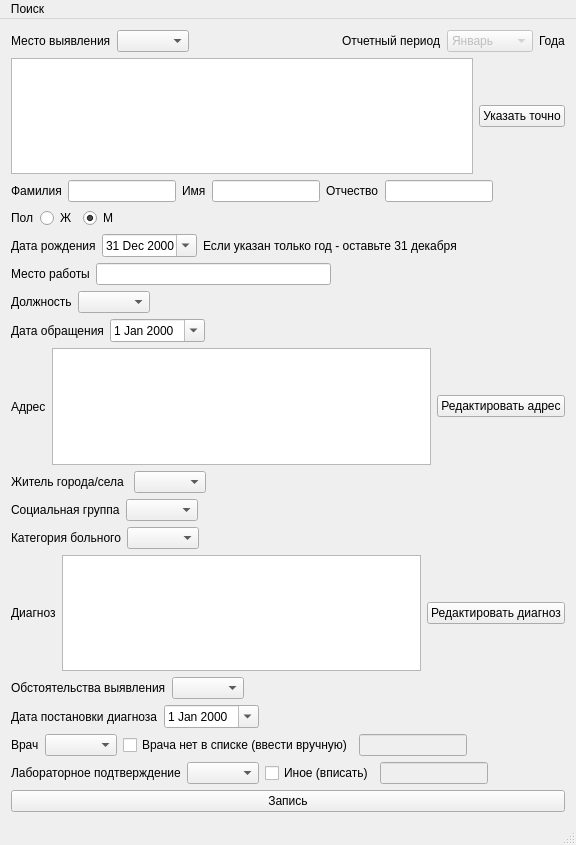
<?xml version="1.0" encoding="UTF-8"?>
<ui version="4.0">
 <class>MainWindow</class>
 <widget class="QMainWindow" name="MainWindow">
  <property name="geometry">
   <rect>
    <x>0</x>
    <y>0</y>
    <width>576</width>
    <height>845</height>
   </rect>
  </property>
  <property name="windowTitle">
   <string>SBD</string>
  </property>
  <widget class="QWidget" name="centralWidget">
   <layout class="QVBoxLayout" name="verticalLayout">
    <item>
     <layout class="QHBoxLayout" name="horizontalLayout_2">
      <item>
       <widget class="QLabel" name="label">
        <property name="text">
         <string>Место выявления</string>
        </property>
       </widget>
      </item>
      <item>
       <widget class="QComboBox" name="comboBox">
        <property name="sizePolicy">
         <sizepolicy hsizetype="Preferred" vsizetype="Fixed">
          <horstretch>0</horstretch>
          <verstretch>0</verstretch>
         </sizepolicy>
        </property>
       </widget>
      </item>
      <item>
       <spacer name="horizontalSpacer">
        <property name="orientation">
         <enum>Qt::Horizontal</enum>
        </property>
        <property name="sizeType">
         <enum>QSizePolicy::MinimumExpanding</enum>
        </property>
        <property name="sizeHint" stdset="0">
         <size>
          <width>40</width>
          <height>20</height>
         </size>
        </property>
       </spacer>
      </item>
      <item>
       <widget class="QLabel" name="label_2">
        <property name="text">
         <string>Отчетный период</string>
        </property>
       </widget>
      </item>
      <item>
       <widget class="QComboBox" name="comboBox_2">
        <property name="enabled">
         <bool>false</bool>
        </property>
        <item>
         <property name="text">
          <string>Январь</string>
         </property>
        </item>
        <item>
         <property name="text">
          <string>Февраль</string>
         </property>
        </item>
        <item>
         <property name="text">
          <string>Март</string>
         </property>
        </item>
        <item>
         <property name="text">
          <string>Апрель</string>
         </property>
        </item>
        <item>
         <property name="text">
          <string>Май</string>
         </property>
        </item>
        <item>
         <property name="text">
          <string>Июнь</string>
         </property>
        </item>
        <item>
         <property name="text">
          <string>Июль</string>
         </property>
        </item>
        <item>
         <property name="text">
          <string>Август</string>
         </property>
        </item>
        <item>
         <property name="text">
          <string>Сентябрь</string>
         </property>
        </item>
        <item>
         <property name="text">
          <string>Октябрь</string>
         </property>
        </item>
        <item>
         <property name="text">
          <string>Ноябрь</string>
         </property>
        </item>
        <item>
         <property name="text">
          <string>Декабрь</string>
         </property>
        </item>
       </widget>
      </item>
      <item>
       <widget class="QLabel" name="label_21">
        <property name="text">
         <string>Года</string>
        </property>
       </widget>
      </item>
     </layout>
    </item>
    <item>
     <layout class="QHBoxLayout" name="horizontalLayout">
      <item>
       <widget class="QTextBrowser" name="textBrowser"/>
      </item>
      <item>
       <widget class="QPushButton" name="pushButton">
        <property name="text">
         <string>Указать точно</string>
        </property>
       </widget>
      </item>
     </layout>
    </item>
    <item>
     <layout class="QHBoxLayout" name="horizontalLayout_3">
      <item>
       <widget class="QLabel" name="label_5">
        <property name="text">
         <string>Фамилия</string>
        </property>
       </widget>
      </item>
      <item>
       <widget class="QLineEdit" name="lineEdit"/>
      </item>
      <item>
       <widget class="QLabel" name="label_4">
        <property name="text">
         <string>Имя</string>
        </property>
       </widget>
      </item>
      <item>
       <widget class="QLineEdit" name="lineEdit_2"/>
      </item>
      <item>
       <widget class="QLabel" name="label_3">
        <property name="text">
         <string>Отчество</string>
        </property>
       </widget>
      </item>
      <item>
       <widget class="QLineEdit" name="lineEdit_3"/>
      </item>
      <item>
       <spacer name="horizontalSpacer_2">
        <property name="orientation">
         <enum>Qt::Horizontal</enum>
        </property>
        <property name="sizeHint" stdset="0">
         <size>
          <width>40</width>
          <height>20</height>
         </size>
        </property>
       </spacer>
      </item>
     </layout>
    </item>
    <item>
     <layout class="QHBoxLayout" name="horizontalLayout_4">
      <item>
       <widget class="QLabel" name="label_6">
        <property name="text">
         <string>Пол</string>
        </property>
       </widget>
      </item>
      <item>
       <widget class="QRadioButton" name="radioButton">
        <property name="text">
         <string>Ж</string>
        </property>
       </widget>
      </item>
      <item>
       <widget class="QRadioButton" name="radioButton_2">
        <property name="text">
         <string>М</string>
        </property>
        <property name="checked">
         <bool>true</bool>
        </property>
       </widget>
      </item>
      <item>
       <spacer name="horizontalSpacer_3">
        <property name="orientation">
         <enum>Qt::Horizontal</enum>
        </property>
        <property name="sizeHint" stdset="0">
         <size>
          <width>40</width>
          <height>20</height>
         </size>
        </property>
       </spacer>
      </item>
     </layout>
    </item>
    <item>
     <layout class="QHBoxLayout" name="horizontalLayout_5">
      <item>
       <widget class="QLabel" name="label_7">
        <property name="text">
         <string>Дата рождения</string>
        </property>
       </widget>
      </item>
      <item>
       <widget class="QDateEdit" name="dateEdit">
        <property name="dateTime">
         <datetime>
          <hour>0</hour>
          <minute>0</minute>
          <second>0</second>
          <year>2000</year>
          <month>12</month>
          <day>31</day>
         </datetime>
        </property>
        <property name="calendarPopup">
         <bool>true</bool>
        </property>
        <property name="date">
         <date>
          <year>2000</year>
          <month>12</month>
          <day>31</day>
         </date>
        </property>
       </widget>
      </item>
      <item>
       <widget class="QLabel" name="label_11">
        <property name="text">
         <string>Если указан только год - оставьте 31 декабря</string>
        </property>
       </widget>
      </item>
      <item>
       <spacer name="horizontalSpacer_4">
        <property name="orientation">
         <enum>Qt::Horizontal</enum>
        </property>
        <property name="sizeHint" stdset="0">
         <size>
          <width>40</width>
          <height>20</height>
         </size>
        </property>
       </spacer>
      </item>
     </layout>
    </item>
    <item>
     <layout class="QHBoxLayout" name="horizontalLayout_6">
      <item>
       <widget class="QLabel" name="label_8">
        <property name="text">
         <string>Место работы</string>
        </property>
       </widget>
      </item>
      <item>
       <widget class="QLineEdit" name="lineEdit_4"/>
      </item>
      <item>
       <spacer name="horizontalSpacer_5">
        <property name="orientation">
         <enum>Qt::Horizontal</enum>
        </property>
        <property name="sizeHint" stdset="0">
         <size>
          <width>40</width>
          <height>20</height>
         </size>
        </property>
       </spacer>
      </item>
     </layout>
    </item>
    <item>
     <layout class="QHBoxLayout" name="horizontalLayout_7">
      <item>
       <widget class="QLabel" name="label_9">
        <property name="text">
         <string>Должность</string>
        </property>
       </widget>
      </item>
      <item>
       <widget class="QComboBox" name="comboBox_3"/>
      </item>
      <item>
       <spacer name="horizontalSpacer_6">
        <property name="orientation">
         <enum>Qt::Horizontal</enum>
        </property>
        <property name="sizeHint" stdset="0">
         <size>
          <width>40</width>
          <height>20</height>
         </size>
        </property>
       </spacer>
      </item>
     </layout>
    </item>
    <item>
     <layout class="QHBoxLayout" name="horizontalLayout_8">
      <item>
       <widget class="QLabel" name="label_10">
        <property name="text">
         <string>Дата обращения</string>
        </property>
       </widget>
      </item>
      <item>
       <widget class="QDateEdit" name="dateEdit_2">
        <property name="calendarPopup">
         <bool>true</bool>
        </property>
       </widget>
      </item>
      <item>
       <spacer name="horizontalSpacer_7">
        <property name="orientation">
         <enum>Qt::Horizontal</enum>
        </property>
        <property name="sizeHint" stdset="0">
         <size>
          <width>40</width>
          <height>20</height>
         </size>
        </property>
       </spacer>
      </item>
     </layout>
    </item>
    <item>
     <layout class="QHBoxLayout" name="horizontalLayout_9">
      <item>
       <widget class="QLabel" name="label_16">
        <property name="text">
         <string>Адрес</string>
        </property>
       </widget>
      </item>
      <item>
       <widget class="QTextBrowser" name="textBrowser_2"/>
      </item>
      <item>
       <widget class="QPushButton" name="pushButton_2">
        <property name="text">
         <string>Редактировать адрес</string>
        </property>
       </widget>
      </item>
     </layout>
    </item>
    <item>
     <layout class="QHBoxLayout" name="horizontalLayout_13">
      <item>
       <widget class="QLabel" name="label_12">
        <property name="text">
         <string>Житель города/села </string>
        </property>
       </widget>
      </item>
      <item>
       <widget class="QComboBox" name="comboBox_4"/>
      </item>
      <item>
       <spacer name="horizontalSpacer_8">
        <property name="orientation">
         <enum>Qt::Horizontal</enum>
        </property>
        <property name="sizeHint" stdset="0">
         <size>
          <width>40</width>
          <height>20</height>
         </size>
        </property>
       </spacer>
      </item>
     </layout>
    </item>
    <item>
     <layout class="QHBoxLayout" name="horizontalLayout_10">
      <item>
       <widget class="QLabel" name="label_13">
        <property name="text">
         <string>Социальная группа</string>
        </property>
       </widget>
      </item>
      <item>
       <widget class="QComboBox" name="comboBox_5"/>
      </item>
      <item>
       <spacer name="horizontalSpacer_9">
        <property name="orientation">
         <enum>Qt::Horizontal</enum>
        </property>
        <property name="sizeHint" stdset="0">
         <size>
          <width>40</width>
          <height>20</height>
         </size>
        </property>
       </spacer>
      </item>
     </layout>
    </item>
    <item>
     <layout class="QHBoxLayout" name="horizontalLayout_11">
      <item>
       <widget class="QLabel" name="label_14">
        <property name="text">
         <string>Категория больного</string>
        </property>
       </widget>
      </item>
      <item>
       <widget class="QComboBox" name="comboBox_6"/>
      </item>
      <item>
       <spacer name="horizontalSpacer_10">
        <property name="orientation">
         <enum>Qt::Horizontal</enum>
        </property>
        <property name="sizeHint" stdset="0">
         <size>
          <width>40</width>
          <height>20</height>
         </size>
        </property>
       </spacer>
      </item>
     </layout>
    </item>
    <item>
     <layout class="QHBoxLayout" name="horizontalLayout_12">
      <item>
       <widget class="QLabel" name="label_15">
        <property name="text">
         <string>Диагноз</string>
        </property>
       </widget>
      </item>
      <item>
       <widget class="QTextBrowser" name="textBrowser_3"/>
      </item>
      <item>
       <widget class="QPushButton" name="pushButton_3">
        <property name="text">
         <string>Редактировать диагноз</string>
        </property>
       </widget>
      </item>
     </layout>
    </item>
    <item>
     <layout class="QHBoxLayout" name="horizontalLayout_14">
      <item>
       <widget class="QLabel" name="label_17">
        <property name="text">
         <string>Обстоятельства выявления</string>
        </property>
       </widget>
      </item>
      <item>
       <widget class="QComboBox" name="comboBox_7"/>
      </item>
      <item>
       <spacer name="horizontalSpacer_11">
        <property name="orientation">
         <enum>Qt::Horizontal</enum>
        </property>
        <property name="sizeHint" stdset="0">
         <size>
          <width>40</width>
          <height>20</height>
         </size>
        </property>
       </spacer>
      </item>
     </layout>
    </item>
    <item>
     <layout class="QHBoxLayout" name="horizontalLayout_15">
      <item>
       <widget class="QLabel" name="label_18">
        <property name="text">
         <string>Дата постановки диагноза</string>
        </property>
       </widget>
      </item>
      <item>
       <widget class="QDateEdit" name="dateEdit_3">
        <property name="calendarPopup">
         <bool>true</bool>
        </property>
       </widget>
      </item>
      <item>
       <spacer name="horizontalSpacer_12">
        <property name="orientation">
         <enum>Qt::Horizontal</enum>
        </property>
        <property name="sizeHint" stdset="0">
         <size>
          <width>40</width>
          <height>20</height>
         </size>
        </property>
       </spacer>
      </item>
     </layout>
    </item>
    <item>
     <layout class="QHBoxLayout" name="horizontalLayout_16">
      <item>
       <widget class="QLabel" name="label_19">
        <property name="text">
         <string>Врач</string>
        </property>
       </widget>
      </item>
      <item>
       <widget class="QComboBox" name="comboBox_8"/>
      </item>
      <item>
       <widget class="QCheckBox" name="checkBox">
        <property name="text">
         <string>Врача нет в списке (ввести вручную)</string>
        </property>
       </widget>
      </item>
      <item>
       <widget class="QLineEdit" name="lineEdit_5">
        <property name="enabled">
         <bool>false</bool>
        </property>
       </widget>
      </item>
      <item>
       <spacer name="horizontalSpacer_13">
        <property name="orientation">
         <enum>Qt::Horizontal</enum>
        </property>
        <property name="sizeHint" stdset="0">
         <size>
          <width>40</width>
          <height>20</height>
         </size>
        </property>
       </spacer>
      </item>
     </layout>
    </item>
    <item>
     <layout class="QHBoxLayout" name="horizontalLayout_17">
      <item>
       <widget class="QLabel" name="label_20">
        <property name="text">
         <string>Лабораторное подтверждение</string>
        </property>
       </widget>
      </item>
      <item>
       <widget class="QComboBox" name="comboBox_9"/>
      </item>
      <item>
       <widget class="QCheckBox" name="checkBox_2">
        <property name="text">
         <string>Иное (вписать)</string>
        </property>
       </widget>
      </item>
      <item>
       <widget class="QLineEdit" name="lineEdit_6">
        <property name="enabled">
         <bool>false</bool>
        </property>
       </widget>
      </item>
      <item>
       <spacer name="horizontalSpacer_14">
        <property name="orientation">
         <enum>Qt::Horizontal</enum>
        </property>
        <property name="sizeHint" stdset="0">
         <size>
          <width>40</width>
          <height>20</height>
         </size>
        </property>
       </spacer>
      </item>
     </layout>
    </item>
    <item>
     <layout class="QHBoxLayout" name="horizontalLayout_18">
      <item>
       <widget class="QPushButton" name="pushButton_4">
        <property name="text">
         <string>Запись</string>
        </property>
       </widget>
      </item>
     </layout>
    </item>
   </layout>
  </widget>
  <widget class="QMenuBar" name="menuBar">
   <property name="geometry">
    <rect>
     <x>0</x>
     <y>0</y>
     <width>576</width>
     <height>25</height>
    </rect>
   </property>
   <widget class="QMenu" name="menu">
    <property name="title">
     <string>Поиск</string>
    </property>
   </widget>
   <addaction name="menu"/>
  </widget>
  <widget class="QStatusBar" name="statusBar"/>
 </widget>
 <layoutdefault spacing="6" margin="11"/>
 <resources/>
 <connections/>
</ui>
